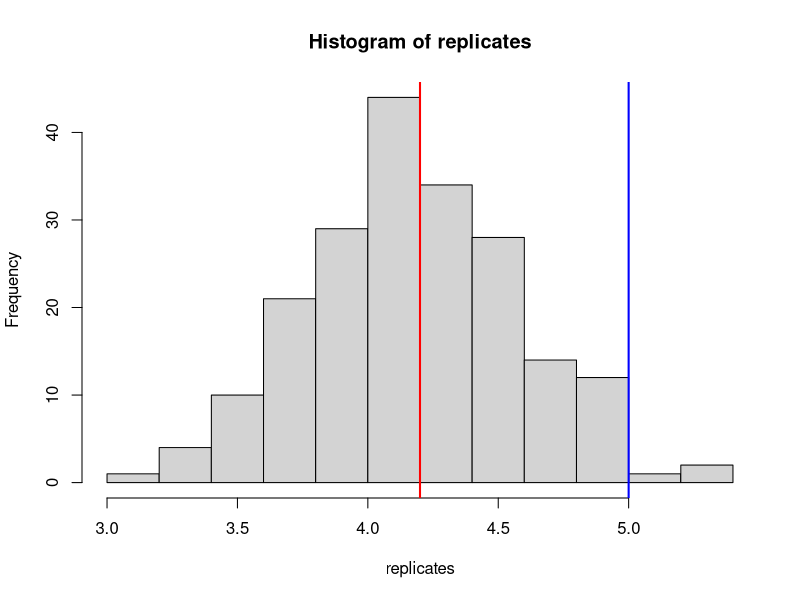
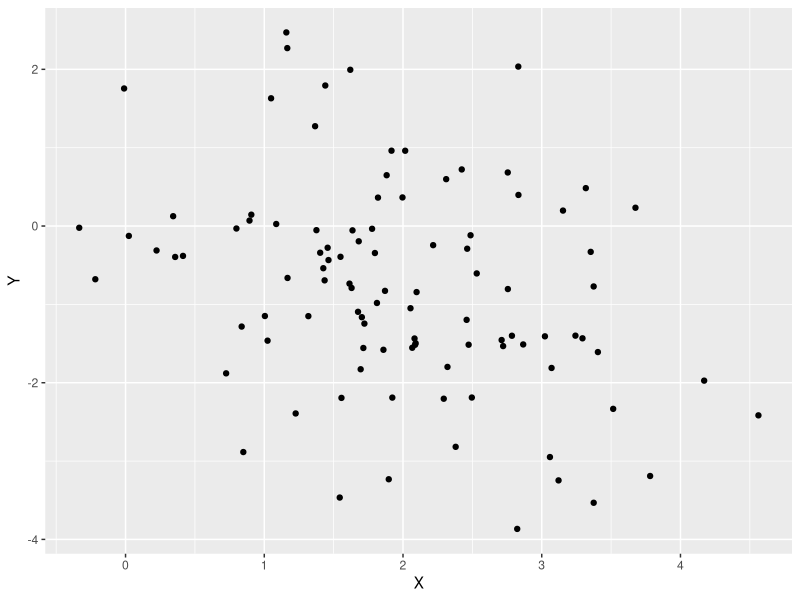
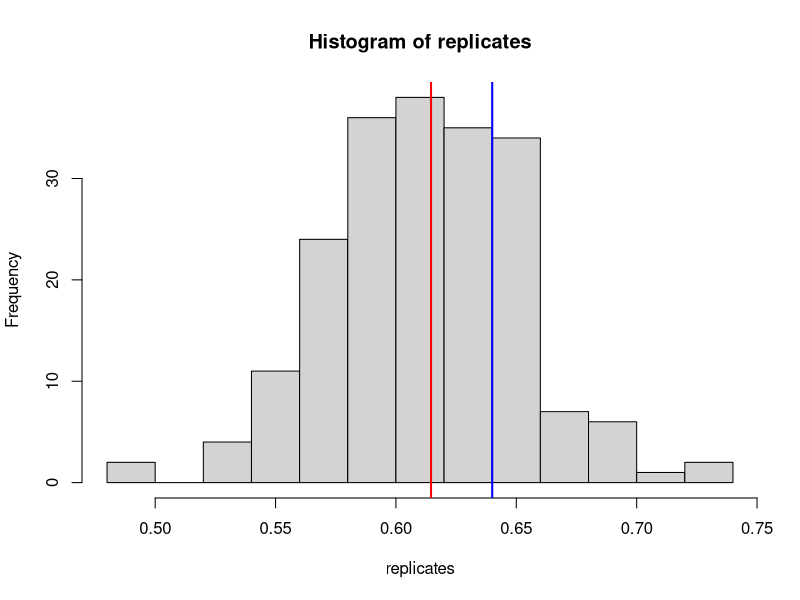
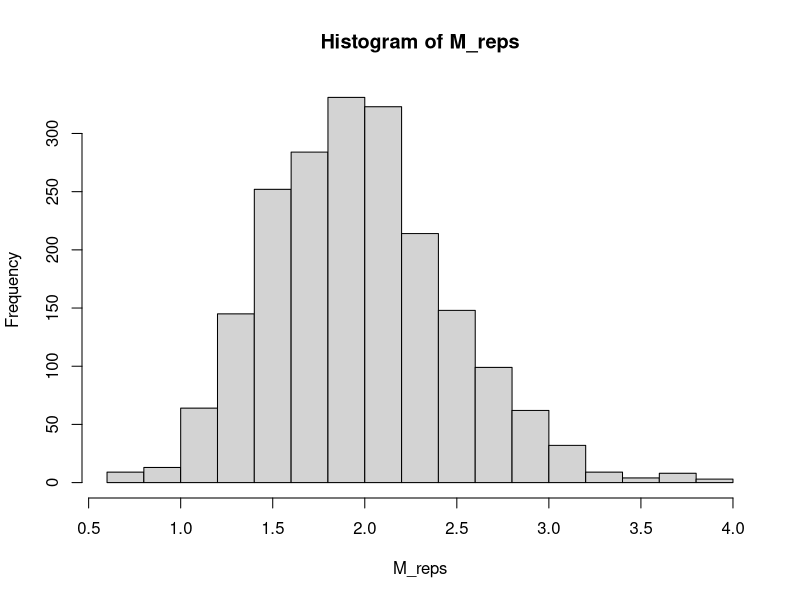
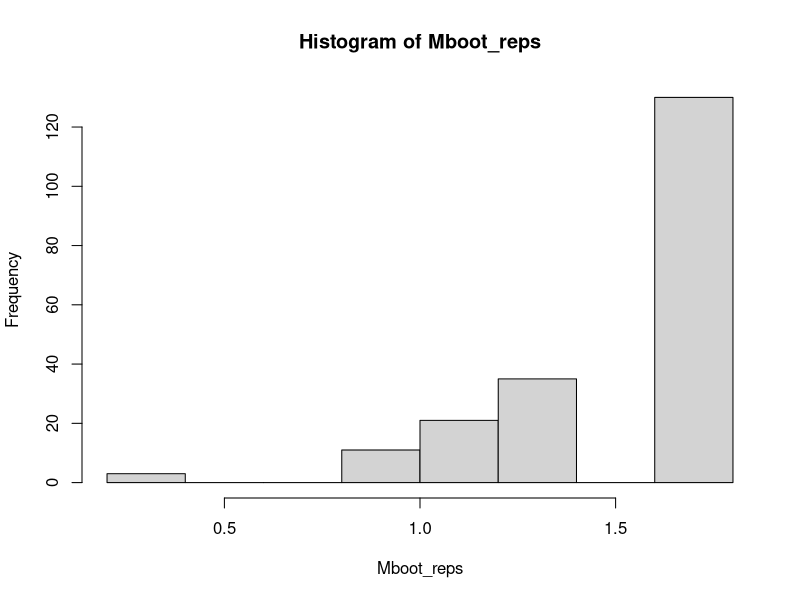

Write R code to recreate these figures, in order.
## ---- chunk 1
require(ggplot2)
## ---- chunk 2
n = 25
lambdatrue = 5
data = rpois(n=n, lambda=5); # Generate a sample of 25 iid RVs
lambdahat = mean(data); # Estimate lambda.

# Now, let's do the bootstrap.
# We'll repeatedly (B times)  resample n=25 observations from the data.
# On each resample, compute lambdahat (i.e., take the mean).
B = 200; # Number of bootstrap replicates.
replicates = rep(NA,B); # We'll store
for( i in 1:B ) {
  # Sample WITH REPLACEMENT from the data sample itself.
  resample = sample(data, n, replace=TRUE)
  # Compute our statistic on the resample data.
  # This is a *bootstrap replicate* of our statistic.
  replicates[i] = mean(resample)
}
## ---- chunk 3
hist(replicates)
abline(v=lambdahat, lwd=2, col='red')
abline(v=lambdatrue, lwd=2, col='blue')
## ---- chunk 4
sd_lambda = sd( replicates )
CI = c( lambdahat-1.96*sd_lambda, lambdahat+1.96*sd_lambda)
# And check if our CI contains lambda = 5.
(CI[1] < lambdatrue) & (lambdatrue < CI[2])
## ---- chunk 5
run_pois_bootstrap_expt = function( lambdatrue, n, B ) {
  # lambdatrue is the true value of lambda to use in generating our data.
  # n is the sample size.
  # B is the number of bootstrap replicates to use.
  
  # First things first, generate data.
  data = rpois( n=n, lambda=lambdatrue )
  lambdahat = mean( data ); # Our point estimate for lambda.
  
  # Generate B bootstrap replicates.
  replicates = rep(NA,B)
  # Each replicate draws n data points, with replacement, from data
  # and computes its mean (i.e., estimates lambda from the resampled data)
  for( i in 1:B ) {
    # resample n elements of the data, with replacement.
    resampled_data = sample( data, n, replace=TRUE )
    replicates[i] = mean( resampled_data )
  }
  # Now use those replicates to estimate SD of and construct a 95% CI.
  sd_boot = sd( replicates ); # estimate of the std dev of alphahat
  CI = c(lambdahat-1.96*sd_boot, lambdahat+1.96*sd_boot)
  # Finally, check if this CI caught lambda successfully.
  # Return TRUE/FALSE accordingly.
  
  return( (CI[1] < lambdatrue) & (lambdatrue < CI[2]) )
}
## ---- chunk 6
N_expt = 500; # number of CIs to construct.
successes = rep(NA, N_expt); # Keep track of whether or not each CI caught alpha.
for( i in 1:N_expt ) {
  # Repeat the experiment N_expt times.
  # lambdatrue=5, B=200 bootstrap replicates, n=25 observations in the data sample.
  successes[i] = run_pois_bootstrap_expt( 5, 200, 25 )
}
mean(successes)
## ---- chunk 7
require(MASS)

generate_pairs = function( n ) {
  # Generate n pairs of financial returns.
  muX = 2; muY = -1
  CovMx = matrix( c(1,-.25,-.25,2), nrow = 2)
  data = mvrnorm(n=100, mu=c(muX,muY), Sigma=CovMx)
  return( data.frame( 'X'=data[,1], 'Y'=data[,2]) )
}
## ---- chunk 8
fin_pairs = generate_pairs( 100 ); # Generate 100 (X,Y) pairs.
head(fin_pairs)
## ---- chunk 9
pp = ggplot(data=fin_pairs, aes(x=X, y=Y)) + geom_point()
pp
## ---- chunk 10
Sigmahat = cov( fin_pairs ); #Sigma is the common symbol for a covariance matrix.
Sigmahat
## ---- chunk 11
sigma2hatXX = Sigmahat[1,1]
sigma2hatYY = Sigmahat[2,2]
sigmahatXY = Sigmahat[1,2]
## ---- chunk 12
alphahat = (sigma2hatYY - sigmahatXY)/(sigma2hatXX + sigma2hatYY -2*sigmahatXY)
alphahat
## ---- chunk 13
sigma2XX = 1
sigma2YY = 2
sigmaXY = -0.25
alpha_true =(sigma2YY - sigmaXY)/(sigma2XX + sigma2YY -2*sigmaXY)
alpha_true
## ---- chunk 14
compute_alphahat = function( data ) {
  # We're assuming that data is a data frame with two columns.
  Sigmahat = cov( data )
  # Extract the variance and covariance estimates from the sample covariance
  sigma2hatXX = Sigmahat[1,1]
  sigma2hatYY = Sigmahat[2,2]
  sigmahatXY = Sigmahat[1,2]
  # plug these into the definition of alpha.
  alphahat = (sigma2hatYY - sigmahatXY)/(sigma2hatXX + sigma2hatYY -2*sigmahatXY)
  return(alphahat)
}

alphahat = compute_alphahat( fin_pairs )
## ---- chunk 15
B = 200
replicates = rep(NA,B)
n = nrow( fin_pairs ); # number of observations in our data set.
for( i in 1:B ) {
  # To resample the data, we will sample indices, and then grab those rows.
  resample_indices = sample( 1:n, n, replace=TRUE )
  resampled_data = fin_pairs[resample_indices,]
  replicates[i] = compute_alphahat( resampled_data )
}
hist( replicates )
abline( v=alphahat, col='red', lwd=2); # alpha of true data.
abline( v=0.64, col='blue', lwd=2); # True alpha
## ---- chunk 16
# Estimate the variance of alphahat from our bootstrap replicates.
sd_alphahat = sd( replicates ); # estimate of the std dev of alphahat
CI = c(alphahat-1.96*sd_alphahat, alphahat+1.96*sd_alphahat)
CI
## ---- chunk 17
(CI[1] < alpha_true) & (alpha_true < CI[2])
## ---- chunk 18
run_bootstrap_expt = function( B ) {
  # B is the number of bootstrap replicates to use.
  
  # Generate new data: 1-- X-Y pairs.
  data = generate_pairs( 100 )
  # Generate B bootstrap replicates.
  replicates = rep(NA,B)
  # Each replicate draws n data points, with replacement, from fin_pairs.
  n = nrow( data ); # number of observations in our data set.
  for( i in 1:B ) {
    # To resample the data, we will sample indices, and then grab those rows.
    resample_indices = sample( 1:n, n, replace=TRUE )
    resampled_data = data[resample_indices,]
    replicates[i] = compute_alphahat( resampled_data )
  }
  # Now use those replicates to estimate SD of alphahat and construct a 95% CI.
  alphahat = compute_alphahat( data )
  sd_alphahat = sd( replicates ); # estimate of the std dev of alphahat
  CI = c(alphahat-1.96*sd_alphahat, alphahat+1.96*sd_alphahat)
  # Finally, check if this CI caught alpha successfully.
  # Return TRUE/FALSE accordingly.
  return( (CI[1] < alpha_true) & (alpha_true < CI[2]) )
}

## ---- chunk 19
N_expt = 200; # number of CIs to construct.
successes = rep(NA,N_expt); # Keep track of whether or not each CI caught alpha.
for( i in 1:N_expt ) {
  successes[i] = run_bootstrap_expt( 200 ); # Using B=200 replicates.
}
mean(successes)
## ---- chunk 20
n_samp = 25; # Number of data samples to take
n_rep = 2000; # Number of replicates of M to create.
M_reps = rep( NA, n_rep )
for( i in 1:n_rep ) {
  data = rnorm(n=n_samp)
  M_reps[i] = max(data)
}
hist( M_reps )
## ---- chunk 21
ExpecM = mean(M_reps)
ExpecM
## ---- chunk 22
sd(M_reps)
## ---- chunk 23
data = rnorm(n=n_samp)
B = 200
Mboot_reps = rep( NA, B )
for( b in 1:B ){
  resamp = sample( data, n_samp, replace=TRUE)
  Mboot_reps[b] = max(resamp)
}
hist(Mboot_reps)
## ---- chunk 24
sd(Mboot_reps)
## ---- chunk 25
sd(M_reps)
## ---- chunk 26
M = max(data)
seMboot = sd(Mboot_reps)
CI = c( M-1.96*seMboot, M+1.96*seMboot )
CI
## ---- chunk 27
(CI[1] < ExpecM) & (ExpecM < CI[2])
## ---- chunk 28
# A function to repeat the same experiment easily without having to repeat ourselves.
run_max_boot_expt = function( n, B ) {
  data = rnorm(n)
  M = max(data)
  Mboot_reps = rep(NA,B)
  for(b in 1:B) {
    resamp = sample( data, n, replace=TRUE)
    Mboot_reps[b] = max(resamp)
  }
  seMboot = sd(Mboot_reps)
  CI = c( M-1.96*seMboot, M+1.96*seMboot )
  return( CI[1] < ExpecM & ExpecM < CI[2] )
}
## ---- chunk 29
Nexpt = 500
successes = rep(NA,Nexpt)
for(i in 1:Nexpt) {
  successes[i] = run_max_boot_expt( n_samp, 200 )
}
mean(successes)
